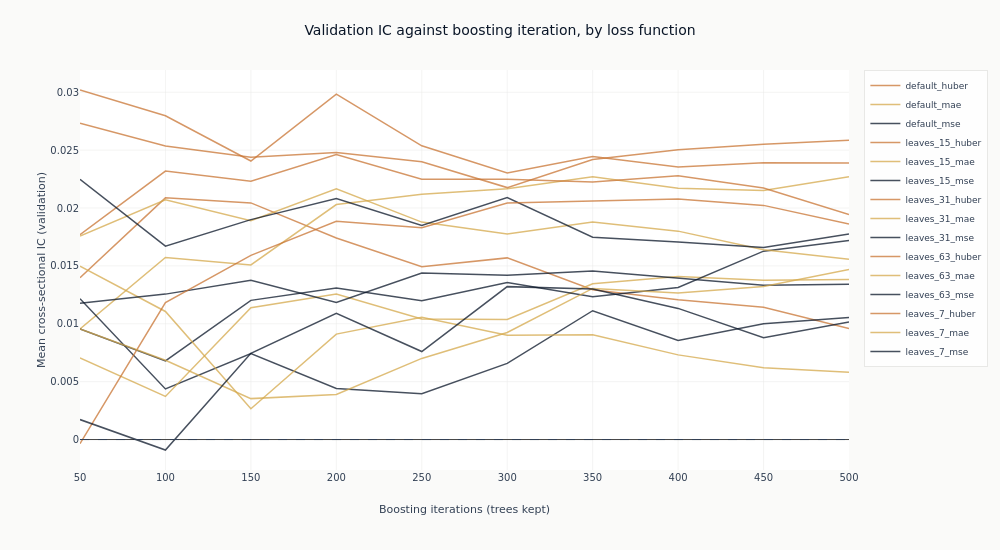

Source (notebook cell):
### Markdown cell above
### What more trees do

Each line traces one configuration's out-of-sample IC as trees are added to it. This is the
figure the checkpoint dimension exists to produce, and it separates two things a single
end-of-training number cannot.

A line that rises and then falls has an interior optimum: the model was still learning, then
began fitting the training window at the expense of the validation folds. A line that wanders
without trend around zero never had anything to learn in the first place, and its highest point
is wherever the noise happened to peak. The difference matters, because both produce a
respectable-looking maximum.

### Code cell
curves = catalog.filter("full_coverage").sort("config_name", "checkpoint_value")
objectives = {"mse": COLORS["blue"], "mae": COLORS["amber"], "huber": COLORS["copper"]}


def objective_of(name: str) -> str:
    """Read the loss function out of a declared configuration name."""
    return next((key for key in objectives if name.endswith(key)), "mse")


fig_curves = go.Figure()
for config_name in curves.get_column("config_name").unique(maintain_order=True):
    series = curves.filter(pl.col("config_name") == config_name)
    fig_curves.add_trace(
        go.Scatter(
            x=series.get_column("checkpoint_value").to_list(),
            y=series.get_column("ic_mean").to_list(),
            mode="lines",
            name=config_name,
            line=dict(color=objectives[objective_of(config_name)], width=1.5),
            opacity=0.75,
        )
    )
fig_curves.add_hline(y=0, line_width=1, line_dash="dash", line_color=COLORS["neutral"])
fig_curves.update_layout(
    title="Validation IC against boosting iteration, by loss function",
    height=550,
    width=1000,
    margin=dict(t=70),
    legend=dict(font=dict(size=9)),
)
fig_curves.update_xaxes(title_text="Boosting iterations (trees kept)")
fig_curves.update_yaxes(title_text="Mean cross-sectional IC (validation)")
show_plotly_with_alt(
    fig_curves,
    "Line chart of mean validation information coefficient against boosting iteration, one line "
    "per configuration, coloured by loss function: blue for squared error, amber for absolute "
    "error, copper for Huber. A dashed line marks zero. Every line sits above zero across the "
    "whole range, and they wander up and down rather than rising to a common peak and falling "
    "away, so the spread between configurations is visible from the first checkpoint onwards "
    "while no single stopping point stands out across them.",
)

### Figure 1 — Plotly figure (JSON) as saved in the notebook; plotly's stock layout.template omitted (floating-point values rounded to 4 significant figures)
{"data": [{"line": {"color": "#C87533", "width": 1.5}, "mode": "lines", "name": "default_huber", "opacity": 0.75, "type": "scatter", "x": [50, 100, 150, 200, 250, 300, 350, 400, 450, 500], "y": [0.01397, 0.02088, 0.02044, 0.01741, 0.01492, 0.01569, 0.01294, 0.01208, 0.01142, 0.009585]}, {"line": {"color": "#D4A84B", "width": 1.5}, "mode": "lines", "name": "default_mae", "opacity": 0.75, "type": "scatter", "x": [50, 100, 150, 200, 250, 300, 350, 400, 450, 500], "y": [0.009559, 0.01573, 0.01508, 0.0203, 0.02119, 0.02166, 0.02271, 0.0217, 0.02151, 0.02271]}, {"line": {"color": "#0a1628", "width": 1.5}, "mode": "lines", "name": "default_mse", "opacity": 0.75, "type": "scatter", "x": [50, 100, 150, 200, 250, 300, 350, 400, 450, 500], "y": [0.01217, 0.00437, 0.007435, 0.004412, 0.00395, 0.006582, 0.01113, 0.008563, 0.01, 0.01054]}, {"line": {"color": "#C87533", "width": 1.5}, "mode": "lines", "name": "leaves_15_huber", "opacity": 0.75, "type": "scatter", "x": [50, 100, 150, 200, 250, 300, 350, 400, 450, 500], "y": [0.01769, 0.02319, 0.02232, 0.02463, 0.02248, 0.02249, 0.02225, 0.0228, 0.02174, 0.01944]}, {"line": {"color": "#D4A84B", "width": 1.5}, "mode": "lines", "name": "leaves_15_mae", "opacity": 0.75, "type": "scatter", "x": [50, 100, 150, 200, 250, 300, 350, 400, 450, 500], "y": [0.007058, 0.003727, 0.01139, 0.01257, 0.01041, 0.01037, 0.01346, 0.01409, 0.01377, 0.01382]}, {"line": {"color": "#0a1628", "width": 1.5}, "mode": "lines", "name": "leaves_15_mse", "opacity": 0.75, "type": "scatter", "x": [50, 100, 150, 200, 250, 300, 350, 400, 450, 500], "y": [0.009543, 0.006788, 0.01202, 0.0131, 0.01199, 0.01357, 0.01235, 0.01313, 0.01627, 0.01719]}, {"line": {"color": "#C87533", "width": 1.5}, "mode": "lines", "name": "leaves_31_huber", "opacity": 0.75, "type": "scatter", "x": [50, 100, 150, 200, 250, 300, 350, 400, 450, 500], "y": [0.02732, 0.02537, 0.02439, 0.0248, 0.02399, 0.02176, 0.02419, 0.02503, 0.02551, 0.02586]}, {"line": {"color": "#D4A84B", "width": 1.5}, "mode": "lines", "name": "leaves_31_mae", "opacity": 0.75, "type": "scatter", "x": [50, 100, 150, 200, 250, 300, 350, 400, 450, 500], "y": [0.01758, 0.02071, 0.01891, 0.02166, 0.01879, 0.01776, 0.01879, 0.018, 0.0164, 0.01558]}, {"line": {"color": "#0a1628", "width": 1.5}, "mode": "lines", "name": "leaves_31_mse", "opacity": 0.75, "type": "scatter", "x": [50, 100, 150, 200, 250, 300, 350, 400, 450, 500], "y": [0.02248, 0.01671, 0.019, 0.02082, 0.0185, 0.02091, 0.01747, 0.01706, 0.01659, 0.01775]}, {"line": {"color": "#C87533", "width": 1.5}, "mode": "lines", "name": "leaves_63_huber", "opacity": 0.75, "type": "scatter", "x": [50, 100, 150, 200, 250, 300, 350, 400, 450, 500], "y": [0.0302, 0.02797, 0.02406, 0.02984, 0.02538, 0.02303, 0.02446, 0.02355, 0.02392, 0.02389]}, {"line": {"color": "#D4A84B", "width": 1.5}, "mode": "lines", "name": "leaves_63_mae", "opacity": 0.75, "type": "scatter", "x": [50, 100, 150, 200, 250, 300, 350, 400, 450, 500], "y": [0.01497, 0.01106, 0.002665, 0.009109, 0.01055, 0.009018, 0.009057, 0.007314, 0.006207, 0.005817]}, {"line": {"color": "#0a1628", "width": 1.5}, "mode": "lines", "name": "leaves_63_mse", "opacity": 0.75, "type": "scatter", "x": [50, 100, 150, 200, 250, 300, 350, 400, 450, 500], "y": [0.01178, 0.01256, 0.01376, 0.01184, 0.01438, 0.01418, 0.01455, 0.01398, 0.01334, 0.01341]}, {"line": {"color": "#C87533", "width": 1.5}, "mode": "lines", "name": "leaves_7_huber", "opacity": 0.75, "type": "scatter", "x": [50, 100, 150, 200, 250, 300, 350, 400, 450, 500], "y": [-0.0003619, 0.01183, 0.01591, 0.01885, 0.0183, 0.02043, 0.0206, 0.02077, 0.02023, 0.01863]}, {"line": {"color": "#D4A84B", "width": 1.5}, "mode": "lines", "name": "leaves_7_mae", "opacity": 0.75, "type": "scatter", "x": [50, 100, 150, 200, 250, 300, 350, 400, 450, 500], "y": [0.009547, 0.006852, 0.003535, 0.00389, 0.007006, 0.009244, 0.01305, 0.01266, 0.01322, 0.01469]}, {"line": {"color": "#0a1628", "width": 1.5}, "mode": "lines", "name": "leaves_7_mse", "opacity": 0.75, "type": "scatter", "x": [50, 100, 150, 200, 250, 300, 350, 400, 450, 500], "y": [0.001724, -0.0009037, 0.007451, 0.01091, 0.007604, 0.01321, 0.013, 0.01133, 0.008788, 0.01016]}], "layout": {"height": 550, "legend": {"font": {"size": 9}}, "margin": {"t": 70}, "shapes": [{"line": {"color": "#334155", "dash": "dash", "width": 1}, "type": "line", "x0": 0, "x1": 1, "xref": "x domain", "y0": 0, "y1": 0, "yref": "y"}], "title": {"text": "Validation IC against boosting iteration, by loss function"}, "width": 1000, "xaxis": {"title": {"text": "Boosting iterations (trees kept)"}}, "yaxis": {"title": {"text": "Mean cross-sectional IC (validation)"}}}}
